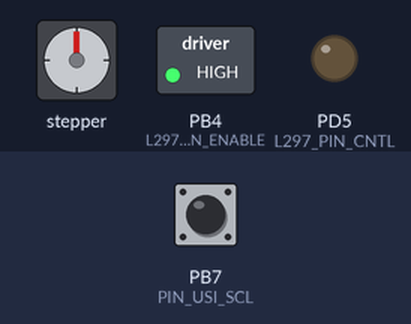
Simulated run of this program. Board: ATtiny2313, built with avr-gcc and emulated at 1 MHz. Parts: stepper motor, switched loads named in the program (green lamp = pin HIGH), output pins drawn as LEDs (lit = HIGH). Wiring (inferred from the names in the program): stepper motor (4 steps per turn assumed): coils PB0, PB1, PB2, PB3. Inputs (shaded band) come from the test bench; at power-on: PB7 (PIN_USI_SCL) HIGH. Pins used as bus, display or sensor lines are not drawn.

Above: at 0.1 s.
Timing chart, 0 to 1.6 s (numbered marks = the images above):
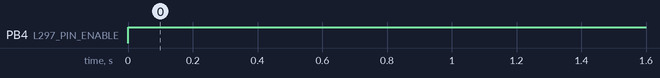

The program:

L297-L298-Stepper-Driver.c
```c
/*-------------------------------------------------------------*\
|  L297 Stepper Motor Controller with Serial and I2C Interface	|
|  Based on ATTiny2313 microcontroller, this motor controller	|
|  can drive stepper motors using the ST L297/298 chipset		|
|																|
|  Adam Honse (amhb59@mail.mst.edu, calcprogrammer1@gmail.com)	|
|  3/16/2012, Designed for Senior Design Project				|
\*-------------------------------------------------------------*/

#include <avr/io.h>
#include <avr/interrupt.h>
#include <util/delay.h>
#include "serial.h"
#include "usi_i2c_master.h"

//L297 Pins on Port B
#define L297_PORTB_DDR			0b00011111
#define L297_PIN_HF				PB0
#define L297_PIN_CW_CCW			PB1
#define L297_PIN_CLOCK			PB2
#define L297_PIN_SYNC			PB3
#define L297_PIN_ENABLE			PB4

//L297 Pins on Port D
#define L297_PORTD_DDR			0b01100000
#define L297_PIN_HOME			PD2
#define L297_PIN_CNTL			PD5
#define L297_PIN_RESET			PD6

//Set up the timer overflow to generate a clock for the L297's SYNC line
void setup_l297_clock()
{
   DDRB = L297_PORTB_DDR;
   DDRD = L297_PORTD_DDR;

   OCR1A = 0;
   TCCR1A  = ((1 << COM1A1) | (1 << WGM10) | (1 << WGM11));
   TCCR1B  = ((1 << CS10) | (0 << CS11) | (1 << CS12) | (0 << WGM12));
   TIMSK  = (0<<OCIE1B);

   OCR1A = 255;
}


int main()
{
	//Initialize serial interface to 38400 baud
	serial_init(12);

	//Start SYNC clock for L297
	setup_l297_clock();

	//Start USI I2C Interface
	usi_i2c_master_initialize();

	//Enable L297
	PORTB |= (1 << L297_PIN_ENABLE);

	while(1)
	{
		_delay_ms(1000);
		usi_i2c_master_stop();
	}
}
```

TinyWireM.cpp
```c
// (licence header left out)
extern "C" {
  //#include "USI_TWI_Master.h"
  //#include <USI_TWI_Master.h>
  //#include <USI_TWI_Master\USI_TWI_Master.h>
  //#include <USI_TWI_Master/USI_TWI_Master.h>
}

#include "USI_TWI_Master.h"
#include "TinyWireM.h"


// Initialize Class Variables //////////////////////////////////////////////////
	uint8_t USI_TWI::USI_Buf[USI_BUF_SIZE];             // holds I2C send and receive data
	uint8_t USI_TWI::USI_BufIdx = 0;                    // current number of bytes in the send buff
	uint8_t USI_TWI::USI_LastRead = 0;                  // number of bytes read so far
	uint8_t USI_TWI::USI_BytesAvail = 0;                // number of bytes requested but not read

// Constructors ////////////////////////////////////////////////////////////////

USI_TWI::USI_TWI(){
}

// Public Methods //////////////////////////////////////////////////////////////

void USI_TWI::begin(){ // initialize I2C lib
  USI_TWI_Master_Initialise();
}

void USI_TWI::beginTransmission(uint8_t slaveAddr){ // setup address & write bit
  USI_BufIdx = 0;
  USI_Buf[USI_BufIdx] = (slaveAddr<<TWI_ADR_BITS) | USI_SEND;
}

void USI_TWI::send(uint8_t data){ // buffers up data to send
  if (USI_BufIdx >= USI_BUF_SIZE) return;         // dont blow out the buffer
  USI_BufIdx++;                                   // inc for next byte in buffer
  USI_Buf[USI_BufIdx] = data;
}

uint8_t USI_TWI::endTransmission(){ // actually sends the buffer
  bool xferOK = false;
  uint8_t errorCode = 0;
  xferOK = USI_TWI_Start_Read_Write(USI_Buf,USI_BufIdx+1); // core func that does the work
  USI_BufIdx = 0;
  if (xferOK) return 0;
  else {                                  // there was an error
    errorCode = USI_TWI_Get_State_Info(); // this function returns the error number
    return errorCode;
  }
}

uint8_t USI_TWI::requestFrom(uint8_t slaveAddr, uint8_t numBytes){ // setup for receiving from slave
  bool xferOK = false;
  uint8_t errorCode = 0;
  USI_LastRead = 0;
  USI_BytesAvail = numBytes; // save this off in a global
  numBytes++;                // add extra byte to transmit header
  USI_Buf[0] = (slaveAddr<<TWI_ADR_BITS) | USI_RCVE;   // setup address & Rcve bit
  xferOK = USI_TWI_Start_Read_Write(USI_Buf,numBytes); // core func that does the work
  // USI_Buf now holds the data read
  if (xferOK) return 0;
  else {                                  // there was an error
    errorCode = USI_TWI_Get_State_Info(); // this function returns the error number
    return errorCode;
  }
}

uint8_t USI_TWI::receive(){ // returns the bytes received one at a time
  USI_LastRead++;     // inc first since first uint8_t read is in USI_Buf[1]
  return USI_Buf[USI_LastRead];
}

uint8_t USI_TWI::available(){ // the bytes available that haven't been read yet
  return USI_BytesAvail - (USI_LastRead);
}


// Preinstantiate Objects //////////////////////////////////////////////////////

USI_TWI TinyWireM = USI_TWI();
```

TinyWireM.h
```c
// (licence header left out)
#ifndef TinyWireM_h
#define TinyWireM_h

#include <inttypes.h>
#define USI_SEND         0              // indicates sending to TWI
#define USI_RCVE         1              // indicates receiving from TWI
#define USI_BUF_SIZE    16              // bytes in message buffer

class USI_TWI
{
  private:
	static uint8_t USI_Buf[];           // holds I2C send and receive data
	static uint8_t USI_BufIdx;          // current number of bytes in the send buff
	static uint8_t USI_LastRead;        // number of bytes read so far
	static uint8_t USI_BytesAvail;      // number of bytes requested but not read

  public:
 	USI_TWI();
	void begin();
    void beginTransmission(uint8_t);
    void send(uint8_t);
    uint8_t endTransmission();
    uint8_t requestFrom(uint8_t, uint8_t);
    uint8_t receive();
    uint8_t available();
};

extern USI_TWI TinyWireM;

#endif
```

USI_TWI_Master.h
```c
/*****************************************************************************
*
*
* File              USI_TWI_Master.h compiled with gcc
* Date              Friday, 10/31/08		Boo!
* Updated by        jkl
*
*
* Supported devices : All device with USI module can be used.
*                     The example is written for the ATtiny2313
*
* AppNote           : AVR310 - Using the USI module as a TWI Master
*
* This is modified to just do I2C communication on ATtiny2313 running at
*	1MHz. Fast mode is probably possible, but would need a faster clock
*	and has not been tested.
*
*	12/15/08	Added declaration of USI_TWI_Start_Memory_Read	-jkl
****************************************************************************/

//********** Defines **********//

// Defines controlling timing limits - SCL <= 100KHz.

#define SYS_CLK   1000.0  // [kHz]	Default for ATtiny2313

// For use with _delay_us()
#define T2_TWI    5 		// >4,7us
#define T4_TWI    4 		// >4,0us

// Defines error code generating
//#define PARAM_VERIFICATION
//#define NOISE_TESTING
#define SIGNAL_VERIFY		// This should probably be on always.

/****************************************************************************
  Bit and byte definitions
****************************************************************************/
#define TWI_READ_BIT  0       // Bit position for R/W bit in "address byte".
#define TWI_ADR_BITS  1       // Bit position for LSB of the slave address bits in the init byte.
#define TWI_NACK_BIT  0       // Bit position for (N)ACK bit.

// Note these have been renumbered from the Atmel Apps Note. Most likely errors are now
//		lowest numbers so they're easily recognized as LED flashes.
#define USI_TWI_NO_DATA             0x08  // Transmission buffer is empty
#define USI_TWI_DATA_OUT_OF_BOUND   0x09  // Transmission buffer is outside SRAM space
#define USI_TWI_UE_START_CON        0x07  // Unexpected Start Condition
#define USI_TWI_UE_STOP_CON         0x06  // Unexpected Stop Condition
#define USI_TWI_UE_DATA_COL         0x05  // Unexpected Data Collision (arbitration)
#define USI_TWI_NO_ACK_ON_DATA      0x02  // The slave did not acknowledge  all data
#define USI_TWI_NO_ACK_ON_ADDRESS   0x01  // The slave did not acknowledge  the address
#define USI_TWI_MISSING_START_CON   0x03  // Generated Start Condition not detected on bus
#define USI_TWI_MISSING_STOP_CON    0x04  // Generated Stop Condition not detected on bus
#define USI_TWI_BAD_MEM_READ	    0x0A  // Error during external memory read

// Device dependant defines ADDED BACK IN FROM ORIGINAL ATMEL .H

#if defined(__AVR_AT90Mega169__) | defined(__AVR_ATmega169__) | \
    defined(__AVR_AT90Mega165__) | defined(__AVR_ATmega165__) | \
    defined(__AVR_ATmega325__) | defined(__AVR_ATmega3250__) | \
    defined(__AVR_ATmega645__) | defined(__AVR_ATmega6450__) | \
    defined(__AVR_ATmega329__) | defined(__AVR_ATmega3290__) | \
    defined(__AVR_ATmega649__) | defined(__AVR_ATmega6490__)
    #define DDR_USI             DDRE
    #define PORT_USI            PORTE
    #define PIN_USI             PINE
    #define PORT_USI_SDA        PORTE5
    #define PORT_USI_SCL        PORTE4
    #define PIN_USI_SDA         PINE5
    #define PIN_USI_SCL         PINE4
#endif

#if defined(__AVR_ATtiny25__) | defined(__AVR_ATtiny45__) | defined(__AVR_ATtiny85__) | \
    defined(__AVR_AT90Tiny26__) | defined(__AVR_ATtiny26__)
    #define DDR_USI             DDRB
    #define PORT_USI            PORTB
    #define PIN_USI             PINB
    #define PORT_USI_SDA        PORTB0
    #define PORT_USI_SCL        PORTB2
    #define PIN_USI_SDA         PINB0
    #define PIN_USI_SCL         PINB2
#endif

#if defined(__AVR_AT90Tiny2313__) | defined(__AVR_ATtiny2313__)
    #define DDR_USI             DDRB
    #define PORT_USI            PORTB
    #define PIN_USI             PINB
    #define PORT_USI_SDA        PORTB5
    #define PORT_USI_SCL        PORTB7
    #define PIN_USI_SDA         PINB5
    #define PIN_USI_SCL         PINB7
#endif

/* From the original .h
// Device dependant defines - These for ATtiny2313. // CHANGED FOR ATtiny85

    #define DDR_USI             DDRB
    #define PORT_USI            PORTB
    #define PIN_USI             PINB
    #define PORT_USI_SDA        PORTB0   // was PORTB5 - N/U
    #define PORT_USI_SCL        PORTB2   // was PORTB7 - N/U
    #define PIN_USI_SDA         PINB0    // was PINB5
    #define PIN_USI_SCL         PINB2    // was PINB7
*/

// General defines
#define TRUE  1
#define FALSE 0

//********** Prototypes **********//

void              USI_TWI_Master_Initialise( void );
unsigned char USI_TWI_Start_Random_Read( unsigned char * , unsigned char );
unsigned char USI_TWI_Start_Read_Write( unsigned char * , unsigned char );
unsigned char USI_TWI_Get_State_Info( void );
```

serial.c
```c
/*---------------------------------------------*\
|  RGB Fan Controller - Serial Port Code File	|
|  This file contains the functionality of the	|
|  buffered serial port.  It uses a buffer array|
|  and a position value.  The default buffer	|
|  size is 64 bytes, though you can increase 	|
|  it if you need a larger buffer.				|
|												|
|  Adam Honse (CalcProgrammer1), 2010			|
\*---------------------------------------------*/
#include "serial.h"

unsigned char buffer[16]; //Serial buffer
unsigned char buffer_pos = 0; //Current use of buffer

//USART Receive interrupt pushes the incoming byte into the buffer
ISR(USART_RX_vect)
{
  buffer[buffer_pos] = UDR;
  //Increment buffer position
  buffer_pos++;
  if(buffer_pos > 64)
  {
    buffer_pos = 0;
  }
}

unsigned char serial_available()
{
  return buffer_pos;
}

void serial_init(unsigned int baud)
{
	//Set baud rate
	UBRRH = (unsigned char) (baud >> 8);
	UBRRL = (unsigned char) (baud);

	//Set frame format: 8 data, no parity, 2 stop bits
	UCSRC = (0<<UMSEL) | (0<<UPM0) | (0<<USBS) | (3<<UCSZ0);

	//Enable receiver and transmitter
	UCSRB = (1<<RXCIE | 1<<RXEN) | (1<<TXEN);
}

//Buffered read pops the first byte off the buffer
unsigned char serial_read()
{
  if(buffer_pos == 0)
  {
    return 0;
  }
  char value = buffer[0];
  for(char i = 1; i < 64; i++)
  {
    buffer[i-1] = buffer[i];
  }
  buffer[63] = 0;
  buffer_pos--;

  return value;
}

//Deletes all items in the buffer
void serial_flush()
{
  buffer_pos = 0;
}

void serial_transmit(unsigned char data)
{
	//Wait for empty transmit buffer
	while(!(UCSRA & (1<<UDRE)));
	{
	  asm("nop");
	}

	//Put data into buffer, send data
	UDR = data;
}

void serial_print(char * text)
{
	int pos = 0;
	while(text[pos] != '\0')
	{
		serial_transmit(text[pos]);
		pos++;
	}
}
```

serial.h
```c
/*---------------------------------------------*\
|  RGB Fan Controller - Serial Port Header File	|
| Implements a buffered serial I/O port using 	|
|  Serial on the ATMega168 and compatible chips	|
|												|
|  Adam Honse (CalcProgrammer1), Feb. 2010		|
|												|
|  This code may be freely reused for non-		|
|  commercial use.								|
\*---------------------------------------------*/
#ifndef SERIAL_H
#define SERIAL_H

#include <avr/io.h>
#include <avr/interrupt.h>

// Serial_Init
// Initializes the serial port
// Takes an AVR USART speed (see the ATMega168 datasheet)
void serial_init(unsigned int baud);

// Serial_Transmit
// Transmits a single byte of data
void serial_transmit(unsigned char data);

// Serial_Available
// Returns number of available bytes in buffer
unsigned char serial_available();

// Serial_Read
// Buffered read on Serial
// Pulls the first byte from the serial port buffer and deletes it
unsigned char serial_read();

// Serial_Flush
// Flush the Serial buffer
// Deletes any data currently in the read buffer
void serial_flush();

// Serial Print
// Prints a string
void serial_print(char * text);

#endif
```

usi_i2c_master.c
```c
/*---------------------------------*\
|  USI I2C/TWI Master - Adam Honse  |
|  Senior Design 3/18/2012	    |
\*---------------------------------*/

#include "usi_i2c_master.h"
#include <avr/io.h>
#include <util/delay.h>

void usi_i2c_master_initialize()
{
	//Enable pullups on SDA and SCL
	PORT_USI |= (1 << PIN_USI_SDA) | (1 << PIN_USI_SCL);

	//Set SDA and SCL as output
	DDR_USI &= ~((1 << PIN_USI_SDA) | (1 << PIN_USI_SCL));

	//Set up USI module//
	//Preload data register with "released level" data
	USIDR = 0xFF;

	//Disable interrupts, USI in Two-Wire mode, software strobe as counter clock source
	USICR = (0 << USISIE) | (0 << USIOIE) | (1 << USIWM1) | (0 << USIWM0) | (1 << USICS1) | (0 << USICS0) | (1 << USICLK) | (0 << USITC);

	//Clear flags and reset counter to zero
	USISR = (1 << USISIF) | (1 << USIOIF) | (1 << USIPF) | (1 << USIDC) | (0x0 << USICNT0);
}

char usi_i2c_master_transfer(char data)
{
	//Load the USI data register with data to be transferred out
	USIDR = data;

	USISR = USISR_8_BIT;

	//Interrupts disabled, two wire mode, software clock strobe, toggle clock port
	char temp = (0<<USISIE)|(0<<USIOIE)| (1<<USIWM1)|(0<<USIWM0)| (1<<USICS1)|(0<<USICS0)|(1<<USICLK) | (1<<USITC);

	do
	{
		//Delay
		_delay_us(I2C_DELAY_2);

		//Generate positive SCL edge
		USICR = temp;

		//Wait for SCL to go high
		while(!(PIN_USI & (1 << PIN_USI_SCL)))
		{
		}

		_delay_us(I2C_DELAY_4);

		//Generate negative SCL edge
		USICR = temp;

	}while(!(USISR & (1 << USIOIF)));

	_delay_us(I2C_DELAY_2);

	//Read out data
	temp = USIDR;

	//Release SDA
	USIDR = 0xFF;

	//Enable SDA as output
	DDR_USI |= (1 << PIN_USI_SDA);

	//Return received data
	return temp;
}

int usi_i2c_master_transmit(char* data, int len)
{

	do

	{

		// Write a byte

		PORT_USI &= ~(1<<PIN_USI_SCL);					// Pull SCL LOW.

		USIDR     = *(data++);							// Setup data.

		usi_i2c_master_transfer(USISR_1_BIT);			// Send 8 bits on bus.


		// Clock and verify (N)ACK from slave

		DDR_USI  &= ~(1<<PIN_USI_SDA);					// Enable SDA as input.


		usi_i2c_master_transfer(USISR_1_BIT);


	}while(--len);										// Until all data sent/received.
	return 0;
}

int usi_i2c_master_receive(char* data, int len)
{

	do

	{

		// Read a data byte

		DDR_USI &= ~(1<<PIN_USI_SDA);						// Enable SDA as input.


		*(data++) = usi_i2c_master_transfer(USISR_8_BIT);


		// Prepare to generate ACK (or NACK in case of End Of Transmission)

		if(len == 1)									// If transmission of last byte was performed.

		{

			USIDR = 0xFF;									// Load NACK to confirm End Of Transmission.

		}

		else

		{

			USIDR = 0x00;									// Load ACK. Set data register bit 7 (output for SDA) low.

		}

		usi_i2c_master_transfer(USISR_1_BIT);				// Generate ACK/NACK.

	}while(--len);
	return 0;
}

int usi_i2c_master_write(char addr, char* data, int len)
{
	return 0;
}

int usi_i2c_master_read(char addr, char* data, int len)
{
	return 0;
}

void usi_i2c_master_stop()

{

	PORT_USI &= ~(1 << PIN_USI_SDA);			// Pull SDA low.

	PORT_USI |= (1 << PIN_USI_SCL);				// Release SCL.


	while(!(PIN_USI & (1 << PIN_USI_SCL)))		// Wait for SCL to go high.
	{
	}


	PORT_USI |= (1 << PIN_USI_SDA);				// Release SDA.

}

void usi_i2c_master_start()
{
	PORT_USI &= ~(1 << PIN_USI_SDA);			// Pull SDA low
	PORT_USI &= ~(1 << PIN_USI_SCL);			// Pull SCL low
}
```

usi_i2c_master.h
```c
/*---------------------------------*\
|  USI I2C/TWI Master - Adam Honse  |
|  Senior Design 3/18/2012	    |
\*---------------------------------*/

//Port registers for the USI pins
#define PORT_USI 	PORTB
#define PIN_USI		PINB
#define DDR_USI 	DDRB

//Pin bit positions for SDA and SCL
#define PIN_USI_SDA 5
#define PIN_USI_SCL 7

//Delays, use with _delay_us()
#define I2C_DELAY_2 5	// > 4.7 uS
#define I2C_DELAY_4 4	// > 4.0 uS

#define USISR_8_BIT	0b11110000
#define USISR_1_BIT	0b11111110

void usi_i2c_master_initialize();

int usi_i2c_master_transmit(char* data, int len);

int usi_i2c_master_receive(char* data, int len);

int usi_i2c_master_write(char addr, char* data, int len);

int usi_i2c_master_read(char addr, char* data, int len);

void usi_i2c_master_stop();
```

Source omitted: USI_TWI_Master.cpp (13396 bytes)

Measured:
- by itself, PB4 (L297_PIN_ENABLE): LOW → HIGH at 0.00 s
